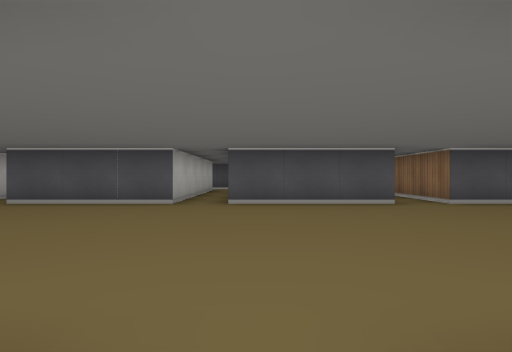
View 1 (above)

24 first-person views from a walk through a cub3D maze. The camera is about half as high as the walls, looks level and sees 80° across. The floor is counted in squares. Each view is taken from the middle of a square. On the plan, view 1 faces up. The plan holds only what a view shows up to about 9 squares ahead; the rest is blank.

View 2
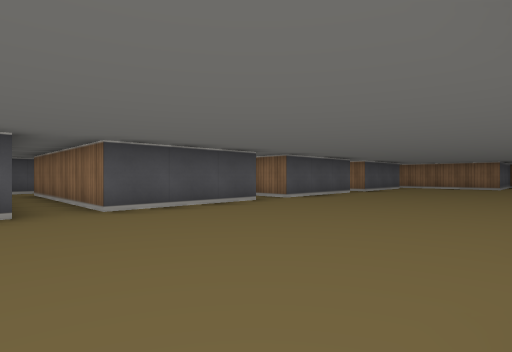

View 3
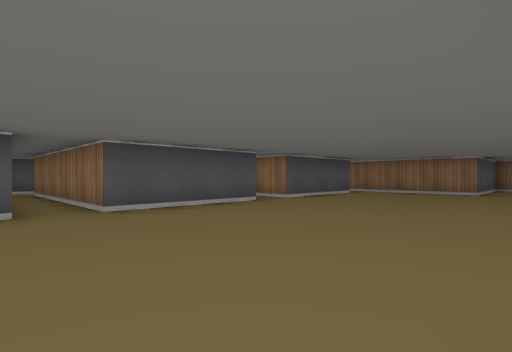

View 4
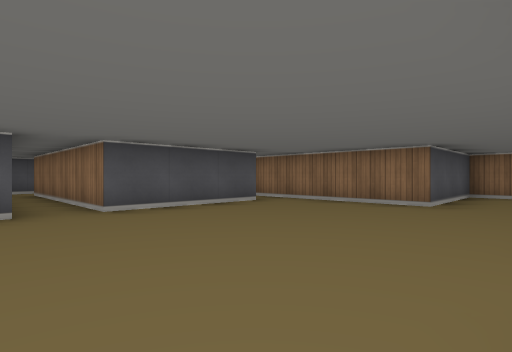

View 5
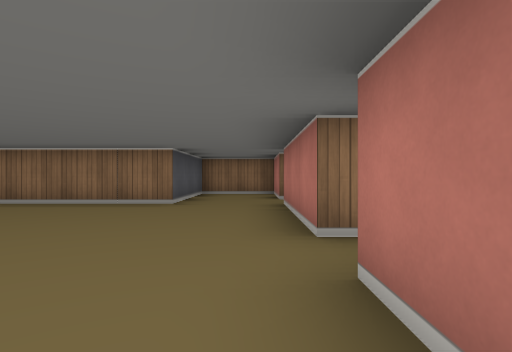

View 6
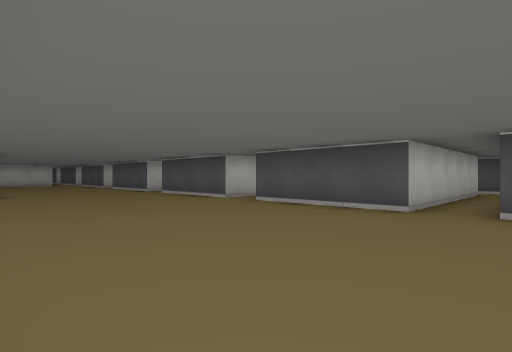

View 7
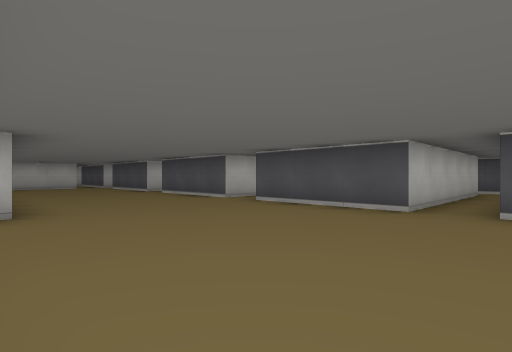

View 8
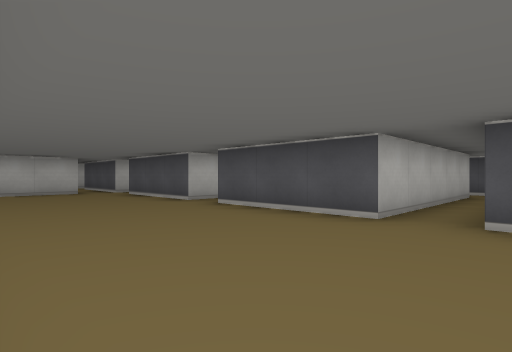

View 9
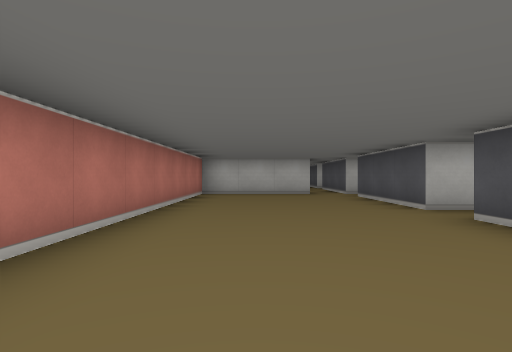

View 10
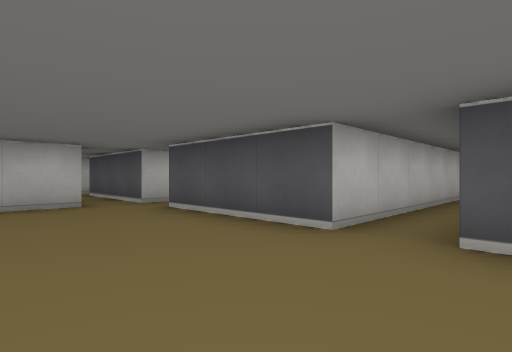

View 11
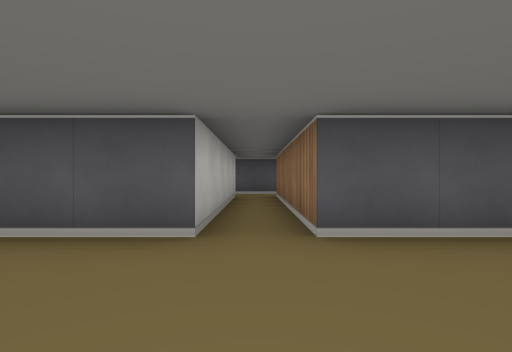

View 12
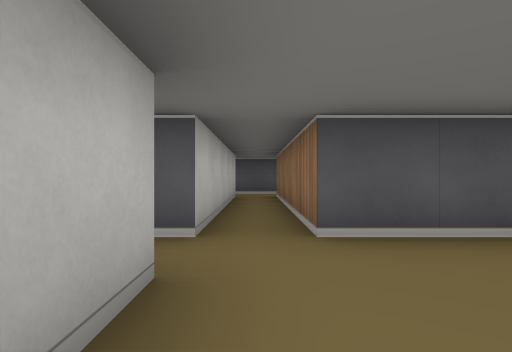

View 13
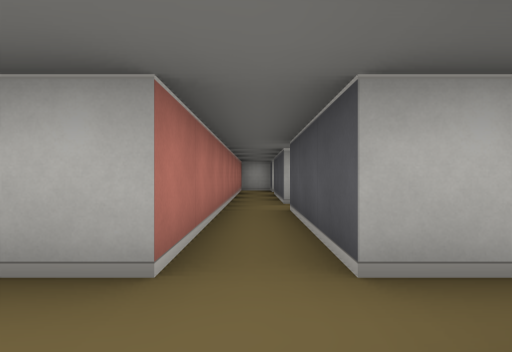

View 14
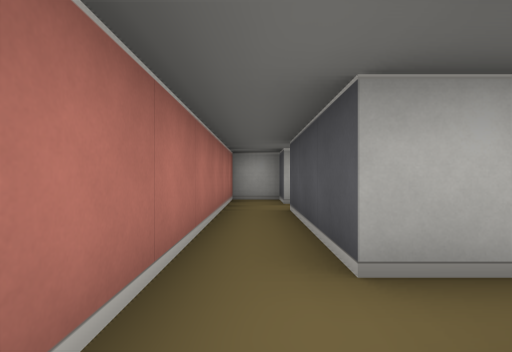

View 15
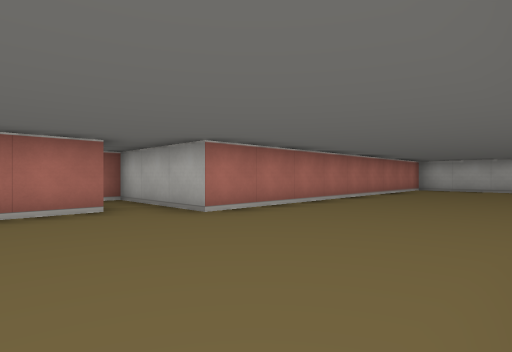

View 16
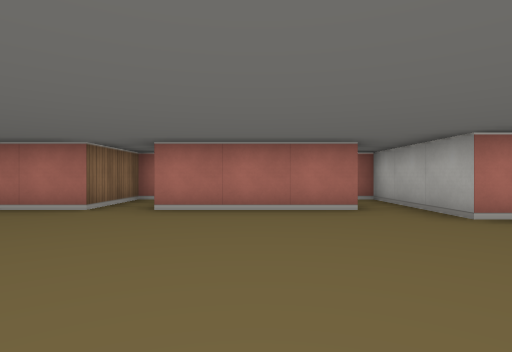

View 17
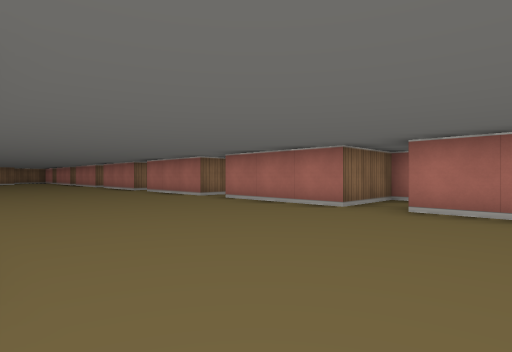

View 18
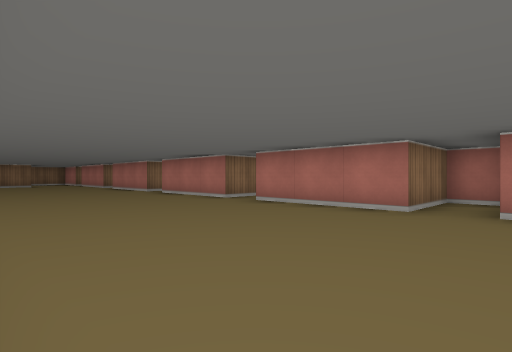

View 19
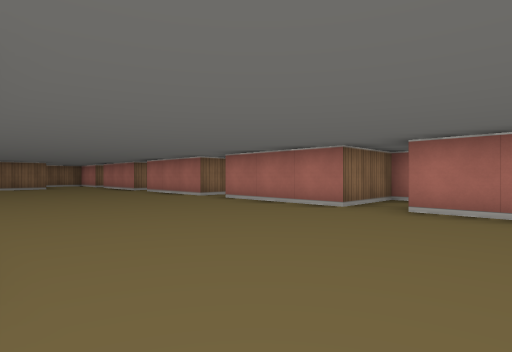

View 20
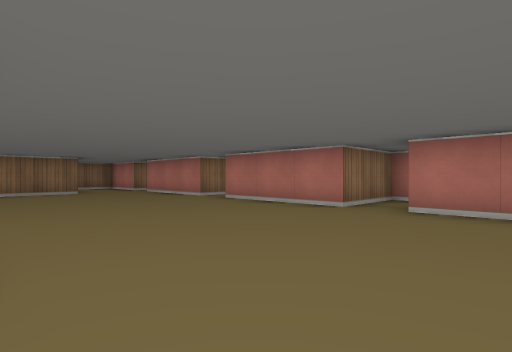

View 21
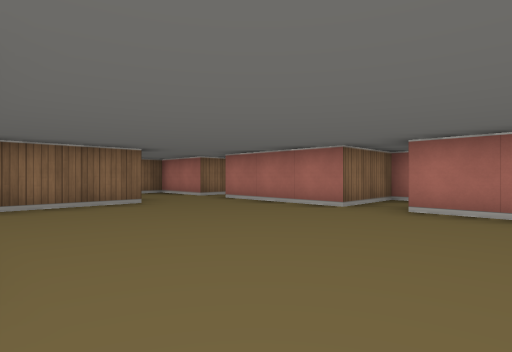

View 22
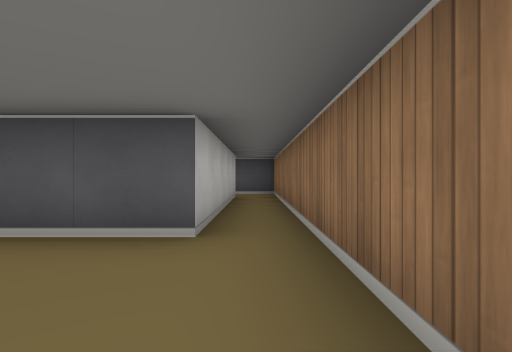

View 23
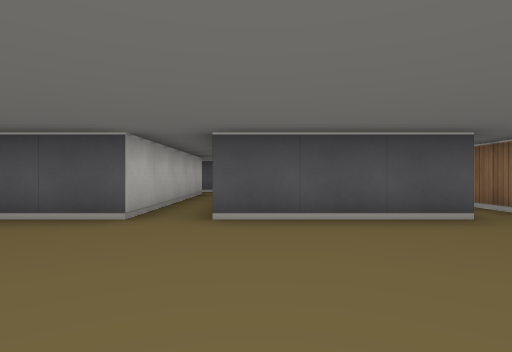

View 24
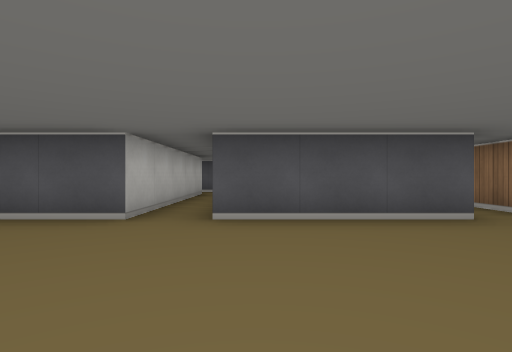

### Floor plan
Points are (right, up) in squares from view 1. A wall is a line through its corners. A room is listed if a view was taken in it or the views show most of it. See-through windows are left out.
Room 1 (views 1, 2, 3, 4, 5, 6, 7, 8, 9, 10, 11, 12, 13, 14, 15, 16, 17, 18, 19, 20, 21, 22, 23, 24)
walls: (2.5, 5.5) (-0.5, 5.5); (-0.4, -1.5) (0.5, -1.5) (0.5, 0.5) (3.5, 0.5); (-3.5, -1.5) (-3.5, 0.5) (-0.5, 0.5); (-1.5, 10.5) (-1.5, 5.5) (-4.5, 5.5); (4.5, -1.5) (4.5, 0.5) (7.5, 0.5); (-7.5, 0.5) (-4.5, 0.5); (-5.5, 10.5) (-5.5, 5.5) (-8.5, 5.5); (6.5, 10.4) (6.5, 5.5) (3.5, 5.5) (3.5, 10.5); (8.5, -1.5) (8.5, 0.5) (11.5, 0.5); (-9.5, 10.5) (-9.5, 5.5) (-12.5, 5.5) (-12.5, 10.2); (10.5, 10.4) (10.5, 5.5) (7.5, 5.5) (7.5, 10.5); (12.5, -1.5) (12.5, 0.5) (15.5, 0.5); (-13.5, 10.5) (-13.5, 5.5) (-16.5, 5.5) (-16.5, 10.2); (14.5, 10.4) (14.5, 5.5) (11.5, 5.5) (11.5, 10.5); (16.5, -0.4) (16.5, 0.5) (18.5, 0.5) (18.5, 2.5) (15.5, 2.5) (15.5, 10.5); (-17.5, 10.4) (-17.5, 5.5) (-20.5, 5.5); (-20.5, 4.5) (-17.5, 4.5) (-17.5, 1.5) (-8.5, 1.5) (-8.5, -1.5) (-8.1, -1.5)
ways out: opening at (-20, 5); opening at (-17, 10); opening at (-13, 10); opening at (-9, 10); opening at (-5, 10); opening at (-1, 10); opening at (3, 10); opening at (7, 10); opening at (11, 10); opening at (15, 10)

Where each view was taken, in squares from view 1:
view 1: 0 up, 0 right, facing up
view 2: 1 up, 2 right, facing up-right
view 3: 1 up, 6 right, facing up-right
view 4: 1 up, 10 right, facing up-right
view 5: 1 up, 10 right, facing right
view 6: 1 up, 0 right, facing up-left
view 7: 1 up, 4 left, facing up-left
view 8: 2 up, 8 left, facing up-left
view 9: 3 up, 9 left, facing left
view 10: 3 up, 12 left, facing up-left
view 11: 3 up, 13 left, facing up
view 12: 3 up, 17 left, facing up
view 13: 5 up, 16 left, facing left
view 14: 5 up, 20 left, facing left
view 15: 5 up, 6 left, facing down-left
view 16: 5 up, 6 left, facing down
view 17: 5 up, 6 left, facing down-right
view 18: 5 up, 1 left, facing down-right
view 19: 5 up, 2 right, facing down-right
view 20: 5 up, 6 right, facing down-right
view 21: 5 up, 10 right, facing down-right
view 22: 3 up, 15 right, facing up
view 23: 2 up, 12 right, facing up
view 24: 2 up, 8 right, facing up
